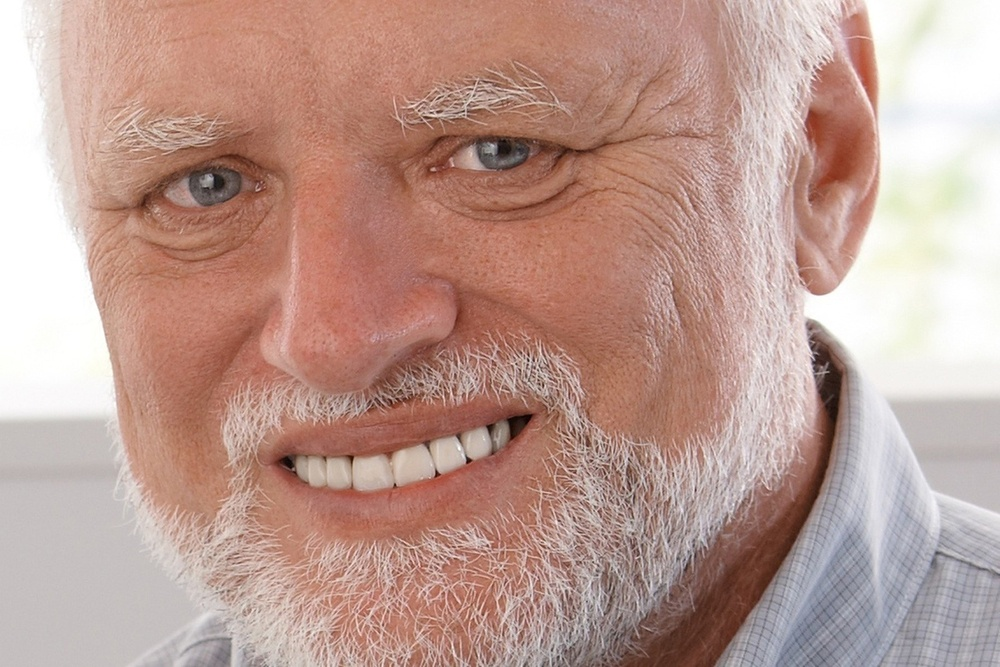
//> input picture FeatureExtraction/rostro.jpg, 1000 x 667 px, shrunk from 1600 x 1067 before the run
$ ./main   (built with g++ and OpenCV 4)
//> lines starting //> are read from the running program, lines starting //| are printed output that depends on the picture
### FeatureExtraction/source/precomp.hpp
// [41 lines of licence text are left out]

#ifndef __OPENCV_PRECOMP_H__
#define __OPENCV_PRECOMP_H__

#include "opencv2/imgproc.hpp"
#include "opencv2/core.hpp"
#include "opencv2/core/utility.hpp"
// #include "opencv2/core/private.hpp"
#include "opencv2/core/persistence.hpp"
#include <map>
#include <set>
#include <limits>

#include <iostream>

#endif

### FeatureExtraction/source/lbp.hpp
#ifndef LBP_HPP_
#define LBP_HPP_

//! \author philipp <bytefish[at]gmx[dot]de>
//! \copyright BSD, see LICENSE.

#include <opencv2/opencv.hpp>
#include <limits>

using namespace cv;
using namespace std;

namespace lbp
{

  // templated functions
  template <typename _Tp>
  void OLBP_(const cv::Mat &src, cv::Mat &dst);

  template <typename _Tp>
  void ELBP_(const cv::Mat &src, cv::Mat &dst, int radius = 1, int neighbors = 8);

  template <typename _Tp>
  void VARLBP_(const cv::Mat &src, cv::Mat &dst, int radius = 1, int neighbors = 8);

  // wrapper functions
  void OLBP(const Mat &src, Mat &dst);
  void ELBP(const Mat &src, Mat &dst, int radius = 1, int neighbors = 8);
  void VARLBP(const Mat &src, Mat &dst, int radius = 1, int neighbors = 8);

  // Mat return type functions
  Mat OLBP(const Mat &src);
  Mat ELBP(const Mat &src, int radius = 1, int neighbors = 8);
  Mat VARLBP(const Mat &src, int radius = 1, int neighbors = 8);

} // namespace lbp
#endif

### FeatureExtraction/source/lbp.cpp
#include "lbp.hpp"

using namespace cv;

template <typename _Tp>
// [21 lines left out: function OLBP_, not called in this run]

template <typename _Tp>
void lbp::ELBP_(const Mat &src, Mat &dst, int radius, int neighbors)
{
  neighbors = max(min(neighbors, 31), 1); // set bounds...
  // Note: alternatively you can switch to the new OpenCV Mat_
  // type system to define an unsigned int matrix... I am probably
  // mistaken here, but I didn't see an unsigned int representation
  // in OpenCV's classic typesystem...
  dst = Mat::zeros(src.rows - 2 * radius, src.cols - 2 * radius, CV_32SC1);
  for (int n = 0; n < neighbors; n++)
  {
    // sample points
    float x = static_cast<float>(radius) * cos(2.0 * M_PI * n / static_cast<float>(neighbors));
    float y = static_cast<float>(radius) * -sin(2.0 * M_PI * n / static_cast<float>(neighbors));
    // relative indices
    int fx = static_cast<int>(floor(x));
    int fy = static_cast<int>(floor(y));
    int cx = static_cast<int>(ceil(x));
    int cy = static_cast<int>(ceil(y));
    // fractional part
    float ty = y - fy;
    float tx = x - fx;
    // set interpolation weights
    float w1 = (1 - tx) * (1 - ty);
    float w2 = tx * (1 - ty);
    float w3 = (1 - tx) * ty;
    float w4 = tx * ty;
    // iterate through your data
    for (int i = radius; i < src.rows - radius; i++)
    {
      for (int j = radius; j < src.cols - radius; j++)
      {
        float t = w1 * src.at<_Tp>(i + fy, j + fx) + w2 * src.at<_Tp>(i + fy, j + cx) + w3 * src.at<_Tp>(i + cy, j + fx) + w4 * src.at<_Tp>(i + cy, j + cx);
        // we are dealing with floating point precision, so add some little tolerance
        dst.at<unsigned int>(i - radius, j - radius) += ((t > src.at<_Tp>(i, j)) && (abs(t - src.at<_Tp>(i, j)) > std::numeric_limits<float>::epsilon())) << n;
      }
    }
  }
}

template <typename _Tp>
// [76 lines left out: functions VARLBP_, OLBP, not called in this run]

void lbp::ELBP(const Mat &src, Mat &dst, int radius, int neighbors)
{
  switch (src.type())
  {
  case CV_8SC1:
    ELBP_<char>(src, dst, radius, neighbors);
    break;
  case CV_8UC1:
    ELBP_<unsigned char>(src, dst, radius, neighbors);
    break;
  case CV_16SC1:
    ELBP_<short>(src, dst, radius, neighbors);
    break;
  case CV_16UC1:
    ELBP_<unsigned short>(src, dst, radius, neighbors);
    break;
  case CV_32SC1:
    ELBP_<int>(src, dst, radius, neighbors);
    break;
  case CV_32FC1:
    ELBP_<float>(src, dst, radius, neighbors);
    break;
  case CV_64FC1:
    ELBP_<double>(src, dst, radius, neighbors);
    break;
  }
}

// [47 lines left out: functions VARLBP, OLBP, ELBP, VARLBP, not called in this run]

### FeatureExtraction/source/main.cpp
#include <iostream>
#include <opencv2/opencv.hpp>
#include <opencv2/core.hpp>
#include <opencv2/imgcodecs.hpp>
#include <opencv2/highgui.hpp>
#include "lbp.hpp"
#include "precomp.hpp"
#include <opencv2/face.hpp>
#include "face_utils.hpp"
using namespace std;
using namespace cv;

static Mat
histc_(const Mat &src, int minVal = 0, int maxVal = 255, bool normed = false)
{
  Mat result;
  // Establish the number of bins.
  int histSize = maxVal - minVal + 1;
  // Set the ranges.
  float range[] = {static_cast<float>(minVal), static_cast<float>(maxVal + 1)};
  const float *histRange = {range};
  // calc histogram
  calcHist(&src, 1, 0, Mat(), result, 1, &histSize, &histRange, true, false);
  // normalize
  if (normed)
  {
    result /= (int)src.total();
  }
  return result.reshape(1, 1);
}

static Mat histc(InputArray _src, int minVal, int maxVal, bool normed)
{
  Mat src = _src.getMat();
  switch (src.type())
  {
  case CV_8SC1:
    return histc_(Mat_<float>(src), minVal, maxVal, normed);
    break;
  case CV_8UC1:
    return histc_(src, minVal, maxVal, normed);
    break;
  case CV_16SC1:
    return histc_(Mat_<float>(src), minVal, maxVal, normed);
    break;
  case CV_16UC1:
    return histc_(src, minVal, maxVal, normed);
    break;
  case CV_32SC1:
    return histc_(Mat_<float>(src), minVal, maxVal, normed);
    break;
  case CV_32FC1:
    return histc_(src, minVal, maxVal, normed);
    break;
  }
  CV_Error(Error::StsUnmatchedFormats, "This type is not implemented yet.");
}

static Mat spatial_histogram(InputArray _src, int numPatterns,
                             int grid_x, int grid_y, bool /*normed*/)
{
  Mat src = _src.getMat();
  // calculate LBP patch size
  int width = src.cols / grid_x;
  int height = src.rows / grid_y;
  // allocate memory for the spatial histogram
  Mat result = Mat::zeros(grid_x * grid_y, numPatterns, CV_32FC1);
  // return matrix with zeros if no data was given
  if (src.empty())
    return result.reshape(1, 1);
  // initial result_row
  int resultRowIdx = 0;
  // iterate through grid
  for (int i = 0; i < grid_y; i++)
  {
    for (int j = 0; j < grid_x; j++)
    {
      Mat src_cell = Mat(src, Range(i * height, (i + 1) * height), Range(j * width, (j + 1) * width));
      Mat cell_hist = histc(src_cell, 0, (numPatterns - 1), true);
      // copy to the result matrix
      Mat result_row = result.row(resultRowIdx);
      cell_hist.reshape(1, 1).convertTo(result_row, CV_32FC1);
      // increase row count in result matrix
      resultRowIdx++;
    }
  }
  // return result as reshaped feature vector
  return result.reshape(1, 1);
}

int main()
{
  //Open an image
  string image_path = samples::findFile("../rostro.jpg");
  Mat frame = imread(image_path, IMREAD_COLOR);
//> frame is the input picture: 667 rows x 1000 cols, CV_8UC3; mean B, G, R 146, 155.7, 188.7
  image_path = samples::findFile("../original_3.jpeg");
  Mat frame2 = imread(image_path, IMREAD_COLOR);
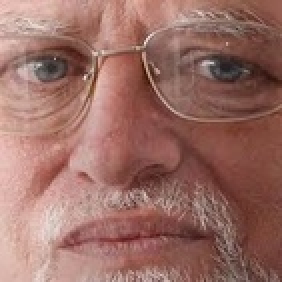
//> input picture FeatureExtraction/original_3.jpeg, 141 x 141 px, shrunk from 225 x 225 before the run (shown 2 times larger)
//> frame2 is the input picture: 141 rows x 141 cols, CV_8UC3; mean B, G, R 100.5, 109.1, 154

  if (frame.empty())
  {
    cout << "Could not find the image" << endl;
    return 1;
  }
  // imshow("Display image 1", img);

  int radius = 1;
  int neighbors = 8;
  int grid_x = 8;
  int grid_y = 8;

  // windows
  namedWindow("original", WINDOW_AUTOSIZE);
  namedWindow("lbp", WINDOW_AUTOSIZE);

  // matrices used
  Mat dst;   // image after preprocessing
  Mat lbp;   // lbp image
  Mat dst_2; // image 2 after preprocessing
  Mat lbp_2; // lbp 2 image

  bool running = true;
  while (running)
  {
    cvtColor(frame, dst, COLOR_BGR2GRAY);
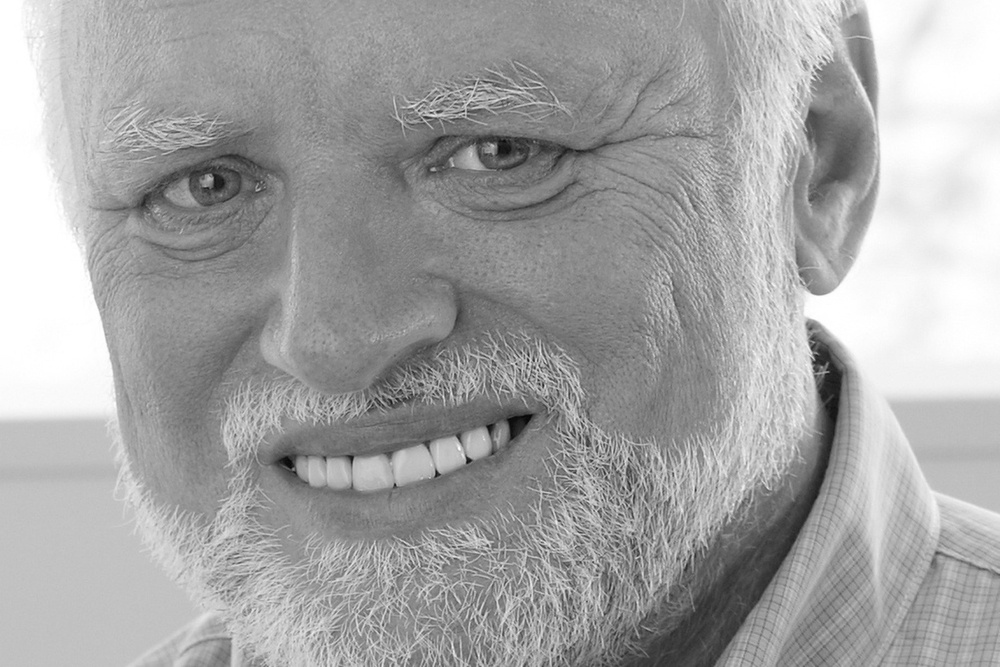
//> dst: 667 rows x 1000 cols, CV_8UC1; min 5, max 255, mean 164.4
    GaussianBlur(dst, dst, Size(7, 7), 5, 3, BORDER_CONSTANT); // tiny bit of smoothing is always a good idea
    // comment the following lines for original size
    // resize(img, img, Size(), 0.5, 0.5);
    // resize(dst, dst, Size(), 0.5, 0.5);

    lbp::ELBP(dst, lbp, radius, neighbors); // use the extended operator
//> after the loop in ELBP_, `for (int n = 0; n < neighbors; n++)`:
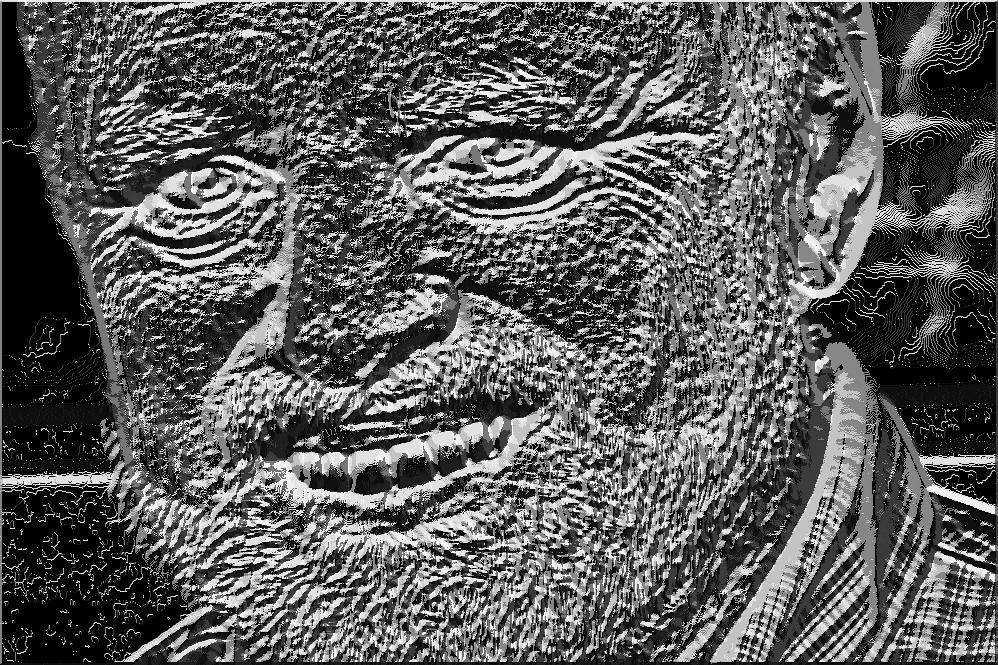
//> dst: 665 rows x 998 cols, CV_32SC1; min 0, max 255, mean 91

    normalize(lbp, lbp, 0, 255, NORM_MINMAX, CV_8UC1);

    //LBP_2

    cvtColor(frame2, dst_2, COLOR_BGR2GRAY);
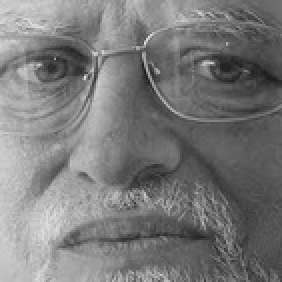
//> dst_2: 141 rows x 141 cols, CV_8UC1 (shown 2 times larger); min 25, max 230, mean 121.6
    GaussianBlur(dst_2, dst_2, Size(7, 7), 5, 3, BORDER_CONSTANT); // tiny bit of smoothing is always a good idea
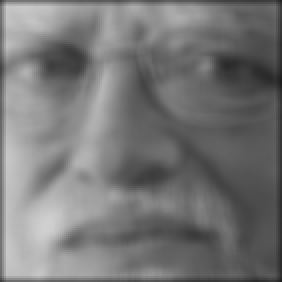
//> dst_2: 141 rows x 141 cols, CV_8UC1 (shown 2 times larger); min 30, max 208, mean 118.4
    // comment the following lines for original size
    // resize(img, img, Size(), 0.5, 0.5);
    // resize(dst, dst, Size(), 0.5, 0.5);

    lbp::ELBP(dst_2, lbp_2, radius, neighbors); // use the extended operator
//> call 2 of ELBP_, with radius = 1, neighbors = 8
//> after the loop in ELBP_ (call 2), `for (int n = 0; n < neighbors; n++)`:
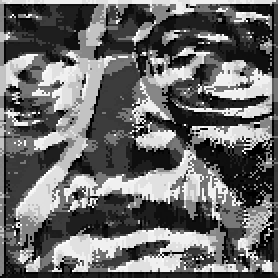
//> dst: 139 rows x 139 cols, CV_32SC1 (shown 2 times larger); min 0, max 255, mean 106.5
    normalize(lbp_2, lbp_2, 0, 255, NORM_MINMAX, CV_8UC1);

    Mat query = spatial_histogram(
        lbp,                                                             /* lbp_image */
        static_cast<int>(std::pow(2.0, static_cast<double>(neighbors))), /* number of possible patterns */
        grid_x,                                                          /* grid size x */
        grid_y,                                                          /* grid size y */
        true /* normed histograms */);
//> the loop in spatial_histogram, `for (int i = 0; i < grid_y; i++)` made 8 passes
//> resultRowIdx on passes 1 to 8: 8, 16, 24, 32, 40, 48, 56, 64
//> after the loop in spatial_histogram, `for (int i = 0; i < grid_y; i++)`:
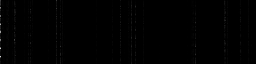
//> result: 64 rows x 256 cols, CV_32FC1; min 0, max 0.835, mean 0.00391
//> after the loop in spatial_histogram, `for (int i = 0; i < grid_y; i++)`: resultRowIdx = 64
//> query = 16384 values, max 0.835 at index 14336, min 0 at index 5, mean 0.00391

    Mat query_2 = spatial_histogram(
        lbp_2,                                                           /* lbp_2_image */
        static_cast<int>(std::pow(2.0, static_cast<double>(neighbors))), /* number of possible patterns */
        grid_x,                                                          /* grid size x */
        grid_y,                                                          /* grid size y */
        true /* normed histograms */);
//> the loop in spatial_histogram (call 2), `for (int i = 0; i < grid_y; i++)` made 8 passes
//> query_2 = 16384 values, max 0.567 at index 4924, min 0 at index 2, mean 0.00391

    imshow("original", frame);
    imshow("lbp", lbp);
    imshow("lbp2", lbp_2);

    float result = compareHist(query, query_2, HISTCMP_CHISQR); //Cambiar a Chi cuadrada
//> result = 625.5

    printf("the result is: %f", result);
//| the result is: 625.523926

    int key = waitKey(0);
//> the Esc key is pressed

    // exit on escape
    if (key == 'w')
    {
      imwrite("../original.jpg", frame);
      imwrite("../lbp.jpg", lbp);
    }
    else
    {
      running = false;
    }
  }

  return 0;
}
